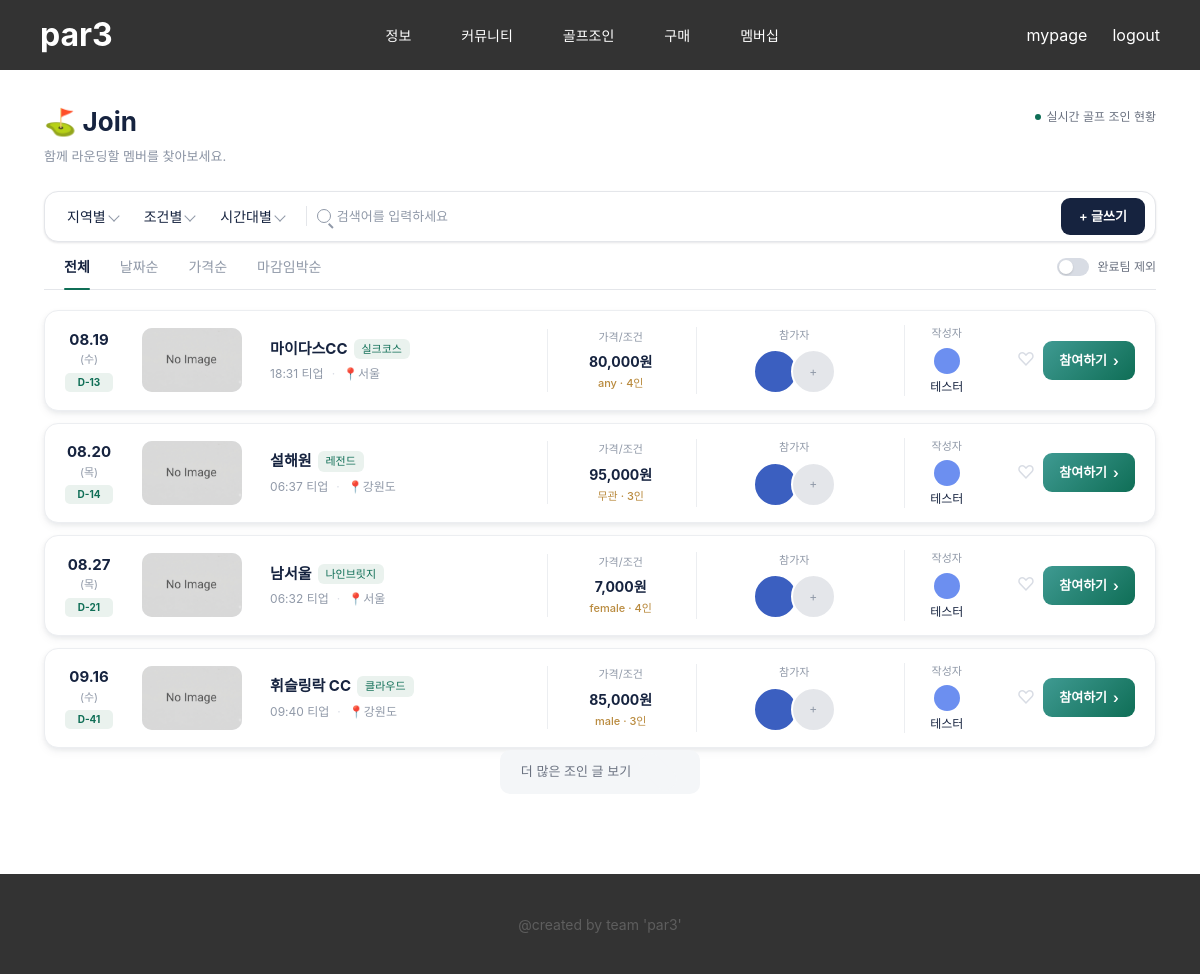
Page /join/ (signed in) on the committed database.
### par3/models.py (models this page shows)
class Join(db.Model):
    id = db.Column(db.Integer, primary_key=True)
    writer_id = db.Column(
        db.Integer,
        db.ForeignKey("user.id"),
        nullable=False
    )
    course_name = db.Column(db.String(100), nullable=False)      # 골프장명
    region = db.Column(db.String(20))                              # 지역
    round_date = db.Column(db.Date, nullable=False)                 # 라운드 날짜
    tee_time = db.Column(db.String(10))                              # 티오프 시간
    course_info = db.Column(db.String(100))                           # 코스 이름
    cost = db.Column(db.Integer)                                       # 비용
    recruit_count = db.Column(db.Integer, default=4)                   # 총 모집 인원
    filled_count = db.Column(db.Integer, default=1)                     # 현재 채워진 인원
    gender_condition = db.Column(db.String(20))                         # 성별 조건
    title = db.Column(db.String(200))                                    # 제목
    content = db.Column(db.Text)                                          # 상세 내용
    thumb_img = db.Column(db.String(200), default='no_image.png')         # 썸네일 이미지 파일명
    create_date = db.Column(db.DateTime, default=datetime.now)

### par3/views/join_views.py (the view)
@bp.route('/')
def join_list():
    joins = Join.query.order_by(Join.round_date.asc()).all()
    today = date.today()
    weekday_kr = ['월', '화', '수', '목', '금', '토', '일']
    for j in joins:
        j.dday = (j.round_date - today).days
        j.weekday = weekday_kr[j.round_date.weekday()]
        writer = User.query.get(j.writer_id)
        j.writer_nickname = writer.nickname if writer else '알 수 없음'
    return render_template('join/join.html', joins=joins)

### par3/__init__.py (called while the page is built)
def create_app():
    app=Flask(__name__)
    app.config.from_object(config)
    from . import models
    db.init_app(app)
    migrate.init_app(app, db)
    from .views import main_views, join_views, auth_views, recommend_views
    app.register_blueprint(main_views.bp)
    app.register_blueprint(join_views.bp)
    app.register_blueprint(auth_views.bp)
    app.register_blueprint(recommend_views.bp)
    from .models import User
    @app.before_request
    def load_logged_in_user():
        user_id = session.get('user_id')
        if user_id is None:
            g.user = None
        else:
            g.user = User.query.get(user_id)
    app.config['WTF_CSRF_ENABLED'] = True
    return app

### par3/templates/join/join.html (shortened to what this page needs)
{% extends 'base.html' %}
{% block css %}
<link rel="stylesheet" href="{{ url_for('static', filename='css/join.css') }}">
{% endblock %}
{% block content %}
<div class="p_join">
  <div class="j_head">
    <div class="j_head_left">
      <h1 class="j_title">⛳ Join</h1>
      <p class="j_subtitle">함께 라운딩할 멤버를 찾아보세요.</p>
    </div>
    <span class="j_live_status"><span class="j_live_dot"></span>실시간 골프 조인 현황</span>
  </div>
  <div class="j_filter_bar">
    <div class="j_dropdown" id="j_dropdown_region">
      <button type="button" class="j_dropdown_bt">
        지역별<span class="j_filter_select_icon"></span>
      </button>
    </div>
    <div class="j_dropdown" id="j_dropdown_condition">
      <button type="button" class="j_dropdown_bt">
        조건별<span class="j_filter_select_icon"></span>
      </button>
    </div>
    <div class="j_dropdown" id="j_dropdown_time">
      <button type="button" class="j_dropdown_bt">
        시간대별<span class="j_filter_select_icon"></span>
      </button>
    </div>
    <div class="j_filter_search_wrap">
      <span class="j_filter_search_icon"></span>
      <input type="text" class="j_filter_search" placeholder="검색어를 입력하세요" />
    </div>
    <a href="/join/create" class="jt_write_bt">+ 글쓰기</a>
  </div>
  <div class="j_tabs">
    <div class="j_tab j_tab--active" id="j_tab_all">전체</div>
    <div class="j_tab" id="j_tab_date">날짜순</div>
    <div class="j_tab" id="j_tab_price" data-order="asc">가격순</div>
    <div class="j_tab" id="j_tab_urgent">마감임박순</div>
    <label class="j_exclude_full">
      <span class="j_toggle">
        <span class="j_toggle_track"><span class="j_toggle_thumb"></span></span>
      </span>
      완료팀 제외
    </label>
  </div>
  <div class="j_table_body" id="j_table_body">
    {% for join in joins %}
    <div class="jt_row"
         data-date="{{ join.round_date }}" data-price="{{ join.cost }}"
         data-filled="{{ join.filled_count }}" data-total="{{ join.recruit_count }}"
         data-region="{{ join.region }}" data-condition="{{ join.gender_condition }}"
         data-timeslot="오전"
         data-keyword="{{ join.course_name }} {{ join.course_info }} {{ join.writer_nickname }}"
         data-liked="false">
      <div class="jt_date">
        <div class="jt_date_num">{{ join.round_date.strftime('%m.%d') }}</div>
        <div class="jt_date_day">({{ join.weekday }})</div>
        <div class="jt_dday">D-{{ join.dday }}</div>
      </div>
      <img class="jt_thumb" src="{{ url_for('static', filename='img/' + join.thumb_img) }}" alt="{{ join.course_name }}">
      <div class="jt_info">
        <div class="jt_info_top">
          <span class="jt_course_name">{{ join.course_name }}</span>
          <span class="jt_course_badge">{{ join.course_info }}</span>
        </div>
        <div class="jt_info_sub">
          <span>{{ join.tee_time }} 티업</span>
          <span>📍{{ join.region }}</span>
        </div>
      </div>
      <div class="jt_price_wrap">
        <div class="jt_price_label">가격/조건</div>
        <div class="jt_price_num">{{ "{:,}".format(join.cost) }}원</div>
        <div class="jt_price_condition">{{ join.gender_condition }} · {{ join.recruit_count }}인</div>
      </div>
      <div class="jt_participants_wrap">
        <div class="jt_participants_label">참가자</div>
        <div class="jt_participants">
          {% for i in range(join.filled_count) %}
          <span class="jt_avatar" style="background:#3b5fc0;"></span>
          {% endfor %}
          {% if join.filled_count < join.recruit_count %}
          <span class="jt_avatar jt_avatar--empty">+</span>
          {% endif %}
        </div>
      </div>
      <div class="jt_writer_wrap">
        <div class="jt_writer_label">작성자</div>
        <div class="jt_writer_info">
          <span class="jt_writer_avatar" style="background:#6c8ff0;"></span>
          <span class="jt_writer_name">{{ join.writer_nickname }}</span>
        </div>
      </div>
      <div class="jt_actions">
        <span class="jt_heart_bt"></span>
        <a href="/join/apply/{{ join.id }}" class="jt_join_bt">참여하기 <span class="jt_join_bt_arrow">›</span></a>
      </div>
    </div>
    {% endfor %}
  </div>
  <div class="j_load_more">
    <span>더 많은 조인 글 보기 <span class="j_load_more_icon"></span></span>
  </div>
</div>
{% endblock %}

### par3/static/css/style.css (style rules this page uses)
* { margin: 0; padding: 0; box-sizing: border-box; }
a { text-decoration: none; color: inherit; cursor: pointer; }
img, video { max-width: 100%; vertical-align: middle; }
body { font-family: 'Pretendard', -apple-system, BlinkMacSystemFont, system-ui, Roboto, 'Helvetica Neue', 'Segoe UI', 'Apple SD Gothic Neo', 'Noto Sans KR', 'Malgun Gothic', sans-serif; color: #333; line-height: 1.5; display: flex; flex-direction: column; min-height: 100vh; }

### rows in the picture
Join: round_date "08.19", weekday "수", dday "13", thumb_img (placeholder picture), course_name "마이다스CC", course_info "실크코스", tee_time "18:31", region "서울", cost "80,000", gender_condition "any", recruit_count "4", filled_count 1 (drawn), writer_nickname "테스터"
Join: round_date "08.20", weekday "목", dday "14", thumb_img (placeholder picture), course_name "설해원", course_info "레전드", tee_time "06:37", region "강원도", cost "95,000", gender_condition "무관", recruit_count "3", filled_count 1 (drawn), writer_nickname "테스터"
Join: round_date "08.27", weekday "목", dday "21", thumb_img (placeholder picture), course_name "남서울", course_info "나인브릿지", tee_time "06:32", region "서울", cost "7,000", gender_condition "female", recruit_count "4", filled_count 1 (drawn), writer_nickname "테스터"
Join: round_date "09.16", weekday "수", dday "41", thumb_img (placeholder picture), course_name "휘슬링락 CC", course_info "클라우드", tee_time "09:40", region "강원도", cost "85,000", gender_condition "male", recruit_count "3", filled_count 1 (drawn), writer_nickname "테스터"
